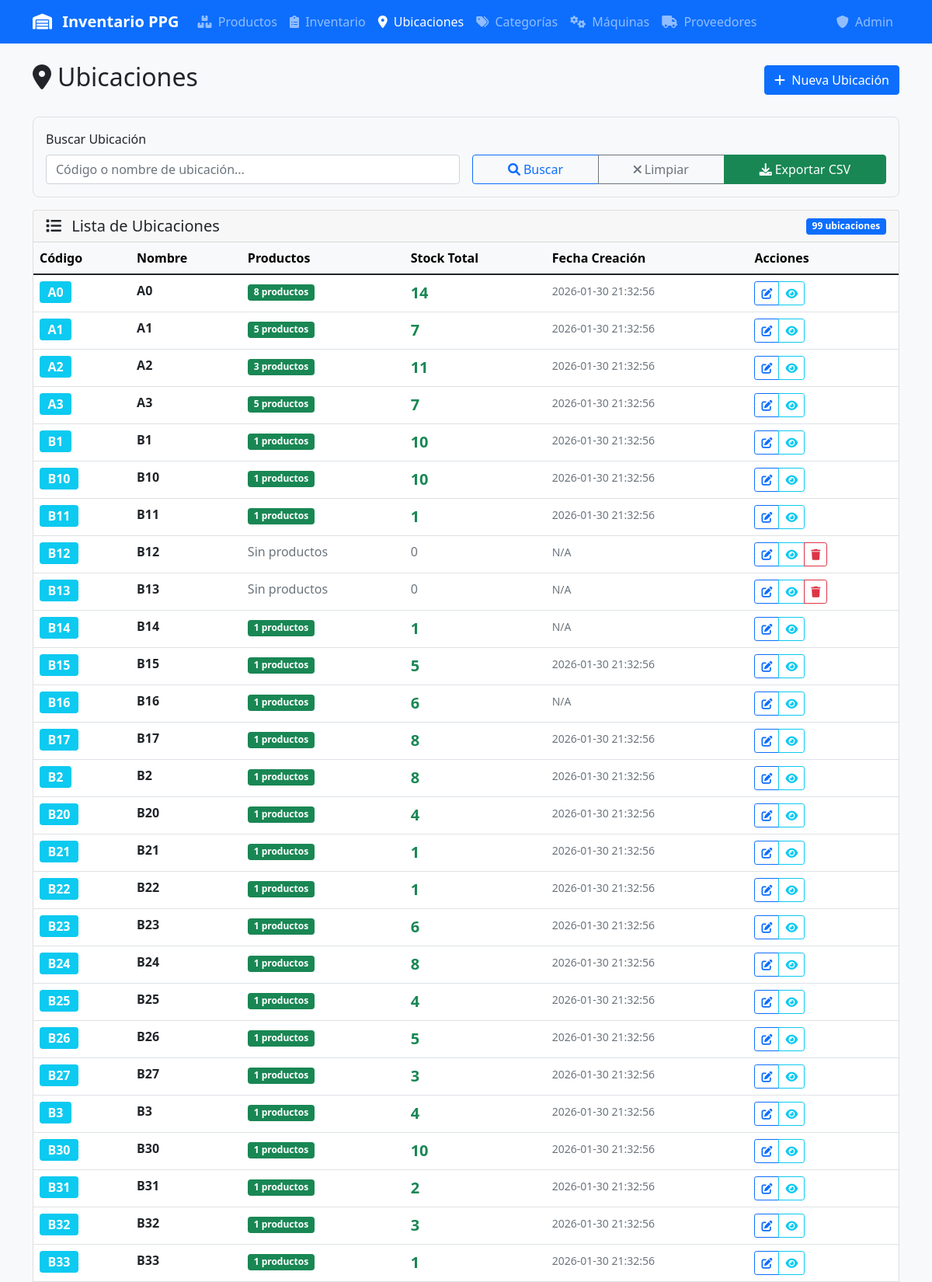
Page /ubicaciones (upper part) on the committed database.
### tables this page shows
CREATE TABLE ubicaciones (
            id INTEGER PRIMARY KEY AUTOINCREMENT,
            codigo TEXT UNIQUE NOT NULL,
            nombre TEXT NOT NULL,
            descripcion TEXT,
            empresa TEXT DEFAULT 'PPG',
            area TEXT DEFAULT 'Oficinas',
            nivel TEXT DEFAULT 'Planta Alta',
            seccion TEXT DEFAULT 'Anaquel Refacciones Maq Cepillo'
        , fecha_creacion TIMESTAMP, fecha_actualizacion TIMESTAMP);

### app.py (the view)
@app.route('/ubicaciones')
def ubicaciones():
    conn = get_db_connection()
    search = request.args.get('search', '').strip()
    query = '''
        SELECT u.id, u.codigo, u.nombre, u.fecha_creacion,
               COUNT(DISTINCT i.producto_id) as productos_count,
               COALESCE(SUM(i.cantidad), 0) as stock_total
        FROM ubicaciones u
        LEFT JOIN inventario i ON u.id = i.ubicacion_id
        WHERE 1=1
    '''
    params = []
    if search:
        query += ' AND (u.codigo LIKE ? OR u.nombre LIKE ?)'
        search_param = f'%{search}%'
        params.extend([search_param, search_param])
    query += ' GROUP BY u.id ORDER BY u.codigo'
    ubicaciones = conn.execute(query, params).fetchall()
    conn.close()
    return render_template('ubicaciones.html',
                         ubicaciones=ubicaciones,
                         filters={'search': search})

### app.py (called while the page is built)
def get_db_connection():
    conn = sqlite3.connect(DATABASE, timeout=20.0)
    conn.row_factory = sqlite3.Row
    conn.execute('PRAGMA journal_mode=WAL')  # Better concurrent access
    conn.execute('PRAGMA busy_timeout=20000')  # 20 second timeout
    conn.execute('PRAGMA synchronous=NORMAL')  # Faster writes
    conn.execute('PRAGMA cache_size=10000')  # Larger cache
    conn.execute('PRAGMA temp_store=MEMORY')  # Use memory for temp tables
    return conn

### templates/ubicaciones.html (shortened to what this page needs)
{% extends "base.html" %}
{% block content %}
<div class="d-flex justify-content-between align-items-center mb-4">
    <h2><i class="fas fa-map-marker-alt me-2"></i>Ubicaciones</h2>
    <a href="{{ url_for('nueva_ubicacion') }}" class="btn btn-primary">
        <i class="fas fa-plus me-1"></i>
        Nueva Ubicación
    </a>
</div>
<div class="filter-card">
    <form method="GET" id="filtrosForm" class="row g-3">
        <div class="col-md-6">
            <label for="search" class="form-label">Buscar Ubicación</label>
            <input type="text" class="form-control" id="search" name="search"
                   value="{{ filters.search }}" placeholder="Código o nombre de ubicación...">
        </div>
        <div class="col-md-6 d-flex align-items-end">
            <div class="btn-group w-100" role="group">
                <button type="submit" class="btn btn-outline-primary" title="Buscar">
                    <i class="fas fa-search me-1"></i>Buscar
                </button>
                <button type="button" class="btn btn-outline-secondary" onclick="limpiarFiltros()" title="Limpiar">
                    <i class="fas fa-times me-1"></i>Limpiar
                </button>
                <button type="button" class="btn btn-success" onclick="exportarUbicaciones()" title="Exportar ubicaciones">
                    <i class="fas fa-download me-1"></i>Exportar CSV
                </button>
            </div>
        </div>
    </form>
</div>
<div class="card">
    <div class="card-header d-flex justify-content-between align-items-center">
        <h5 class="mb-0">
            <i class="fas fa-list me-2"></i>
            Lista de Ubicaciones
        </h5>
        <span class="badge bg-primary">{{ ubicaciones|length }} ubicaciones</span>
    </div>
    <div class="card-body p-0">
        {% if ubicaciones %}
        <div class="table-responsive">
            <table class="table table-hover mb-0">
                <thead class="table-light">
                    <tr>
                        <th>Código</th>
                        <th>Nombre</th>
                        <th>Productos</th>
                        <th>Stock Total</th>
                        <th>Fecha Creación</th>
                        <th>Acciones</th>
                    </tr>
                </thead>
                <tbody>
                    {% for ubicacion in ubicaciones %}
                    <tr>
                        <td>
                            <span class="badge bg-info fs-6">{{ ubicacion.codigo }}</span>
                        </td>
                        <td>
                            <strong>{{ ubicacion.nombre or ubicacion.codigo }}</strong>
                        </td>
                        <td>
                            {% if ubicacion.productos_count > 0 %}
                                <span class="badge bg-success">{{ ubicacion.productos_count }} productos</span>
                            {% else %}
                                <span class="text-muted">Sin productos</span>
                            {% endif %}
                        </td>
                        <td>
                            {% if ubicacion.stock_total > 0 %}
                                <span class="fs-5 fw-bold text-success">{{ ubicacion.stock_total }}</span>
                            {% else %}
                                <span class="text-muted">0</span>
                            {% endif %}
                        </td>
                        <td>
                            {% if ubicacion.fecha_creacion %}
                                <small class="text-muted">{{ ubicacion.fecha_creacion }}</small>
                            {% else %}
                                <small class="text-muted">N/A</small>
                            {% endif %}
                        </td>
                        <td>
                            <div class="btn-group" role="group">
                                <a href="{{ url_for('editar_ubicacion', id=ubicacion.id) }}"
                                   class="btn btn-sm btn-outline-primary" title="Editar ubicación">
                                    <i class="fas fa-edit"></i>
                                </a>
                                <button type="button" class="btn btn-sm btn-outline-info"
                                        onclick="verDetallesUbicacion({{ ubicacion.id }})" title="Ver detalles">
                                    <i class="fas fa-eye"></i>
                                </button>
                                {% if ubicacion.productos_count == 0 %}
                                <button type="button" class="btn btn-sm btn-outline-danger"
                                        onclick="eliminarUbicacion({{ ubicacion.id }}, '{{ ubicacion.codigo }}')" title="Eliminar ubicación">
                                    <i class="fas fa-trash"></i>
                                </button>
                                {% endif %}
                            </div>
                        </td>
                    </tr>
                    {% endfor %}
                </tbody>
            </table>
        </div>
        {% endif %}
    </div>
</div>
{% endblock %}

### templates/base.html (style rules this page uses)
.filter-card { background-color: #f8f9fa; border: 1px solid #dee2e6; border-radius: 0.5rem; padding: 1rem; margin-bottom: 1rem; }
.table-responsive { border-radius: 0.5rem; overflow: hidden; }

### rows in the picture
ubicaciones: codigo "A0", nombre "A0", productos_count "8", stock_total "14", fecha_creacion "2026-01-30 21:32:56"
ubicaciones: codigo "A1", nombre "A1", productos_count "5", stock_total "7", fecha_creacion "2026-01-30 21:32:56"
ubicaciones: codigo "A2", nombre "A2", productos_count "3", stock_total "11", fecha_creacion "2026-01-30 21:32:56"
ubicaciones: codigo "A3", nombre "A3", productos_count "5", stock_total "7", fecha_creacion "2026-01-30 21:32:56"
ubicaciones: codigo "B1", nombre "B1", productos_count "1", stock_total "10", fecha_creacion "2026-01-30 21:32:56"
ubicaciones: codigo "B10", nombre "B10", productos_count "1", stock_total "10", fecha_creacion "2026-01-30 21:32:56"
ubicaciones: codigo "B11", nombre "B11", productos_count "1", stock_total "1", fecha_creacion "2026-01-30 21:32:56"
ubicaciones: codigo "B12", nombre "B12", shows "Sin productos", shows "0", shows "N/A"
ubicaciones: codigo "B13", nombre+codigo "B13", shows "Sin productos", shows "0", shows "N/A"
ubicaciones: codigo "B14", nombre "B14", productos_count "1", stock_total "1", shows "N/A"
ubicaciones: codigo "B15", nombre "B15", productos_count "1", stock_total "5", fecha_creacion "2026-01-30 21:32:56"
ubicaciones: codigo "B16", nombre+codigo "B16", productos_count "1", stock_total "6", shows "N/A"
ubicaciones: codigo "B17", nombre "B17", productos_count "1", stock_total "8", fecha_creacion "2026-01-30 21:32:56"
ubicaciones: codigo "B2", nombre "B2", productos_count "1", stock_total "8", fecha_creacion "2026-01-30 21:32:56"
ubicaciones: codigo "B20", nombre "B20", productos_count "1", stock_total "4", fecha_creacion "2026-01-30 21:32:56"
ubicaciones: codigo "B21", nombre "B21", productos_count "1", stock_total "1", fecha_creacion "2026-01-30 21:32:56"
ubicaciones: codigo "B22", nombre "B22", productos_count "1", stock_total "1", fecha_creacion "2026-01-30 21:32:56"
ubicaciones: codigo "B23", nombre "B23", productos_count "1", stock_total "6", fecha_creacion "2026-01-30 21:32:56"
ubicaciones: codigo "B24", nombre "B24", productos_count "1", stock_total "8", fecha_creacion "2026-01-30 21:32:56"
ubicaciones: codigo "B25", nombre "B25", productos_count "1", stock_total "4", fecha_creacion "2026-01-30 21:32:56"
ubicaciones: codigo "B26", nombre "B26", productos_count "1", stock_total "5", fecha_creacion "2026-01-30 21:32:56"
ubicaciones: codigo "B27", nombre "B27", productos_count "1", stock_total "3", fecha_creacion "2026-01-30 21:32:56"
ubicaciones: codigo "B3", nombre "B3", productos_count "1", stock_total "4", fecha_creacion "2026-01-30 21:32:56"
ubicaciones: codigo "B30", nombre "B30", productos_count "1", stock_total "10", fecha_creacion "2026-01-30 21:32:56"
ubicaciones: codigo "B31", nombre "B31", productos_count "1", stock_total "2", fecha_creacion "2026-01-30 21:32:56"
ubicaciones: codigo "B32", nombre "B32", productos_count "1", stock_total "3", fecha_creacion "2026-01-30 21:32:56"
ubicaciones: codigo "B33", nombre "B33", productos_count "1", stock_total "1", fecha_creacion "2026-01-30 21:32:56"

### other values in the picture
{{ ubicaciones|length }} "99"
